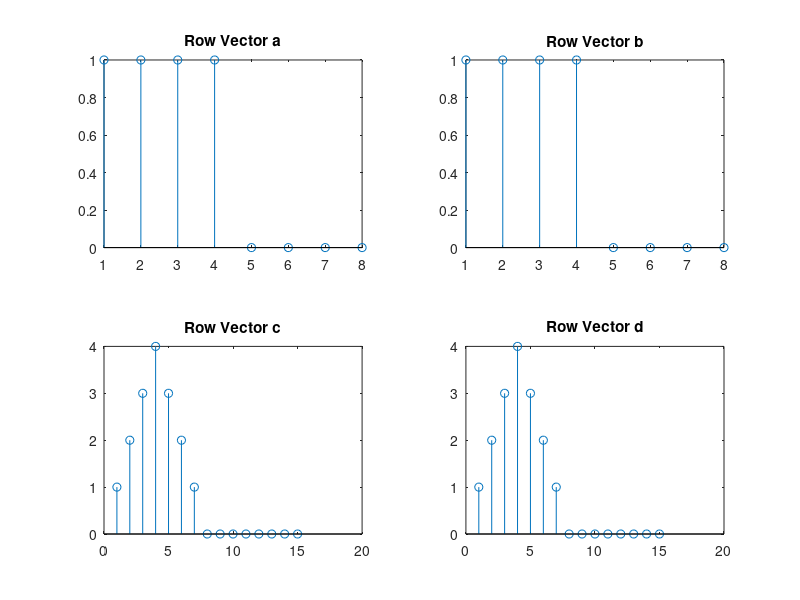

The MATLAB script that drew this image: (Note: this script raises an error after producing the figure.)
%1. (Verify the convolution relationship)
% Consider a row vector a = [1 1 1 1 0 0 0 0] and given its plot
 a = [1 1 1 1 0 0 0 0];
 subplot(2, 2, 1)
 stem(a)
 title ('Row Vector a')
% Consider another row vector b = [1 1 1 1 0 0 0 0] and given its plot
 b = a;
 subplot(2, 2, 2)
 stem(b)
 title ('Row Vector b')
% Manually convoluting a and b vectors, we get vector as shown in the plot:
 c = [1, 2, 3, 4, 3, 2, 1, 0, 0, 0, 0, 0, 0, 0, 0]
 subplot(2, 2, 3)
 stem(c)
 title ('Row Vector c')
% Convoluting a and b vectors in the MATLAB we get vector d and its plot as follows:
 d = conv(a,b);
 subplot(2, 2, 4)
 stem(d)
 title ('Row Vector d')
% A subplot including all the vectors a, b, c, d
 sgtitle ('Subplot of a convolution b')
